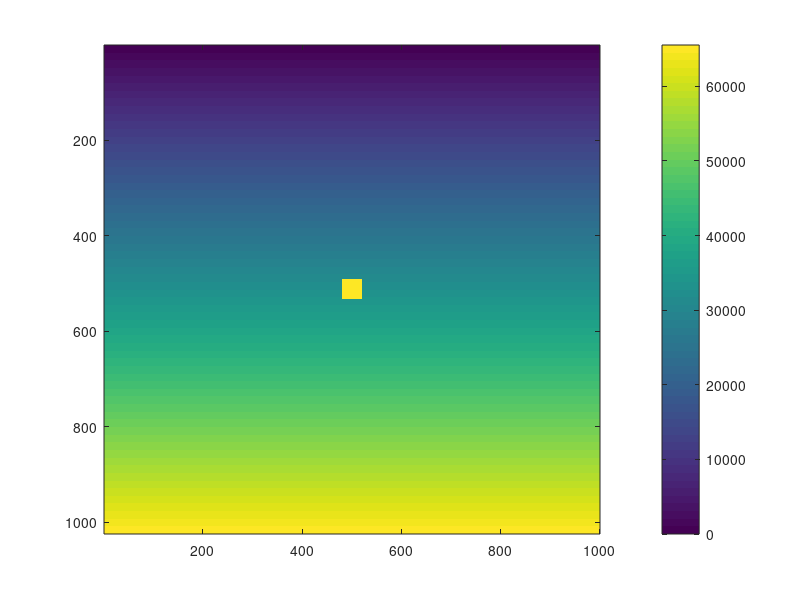

The MATLAB script that drew this image: (Note: this script raises an error after producing the figure.)
% test image with vertical gradient and central white square
im=kron(uint16(0:64:65535)',ones(1,1000,'uint16'));
im(size(im,1)/2+(-20:20),size(im,2)/2+(-20:20))=uint16(65535);
imagesc(im); colorbar

% write simple FITS with automatic casting and BZERO
%  (Astropack branch fits-u16)
FITS.writeSimpleFITS(im, 'gradsquare.fits');

result=FITS.read1('gradsquare.fits');

% this should be 0 if all was ok
numel(find(result-im))

import matlab.io.*
fptr = fits.openFile('gradsquare.fits');
data = fits.readImg(fptr);
fits.closeFile(fptr);

% also this should be 0 if all was ok
numel(find(data-im))
